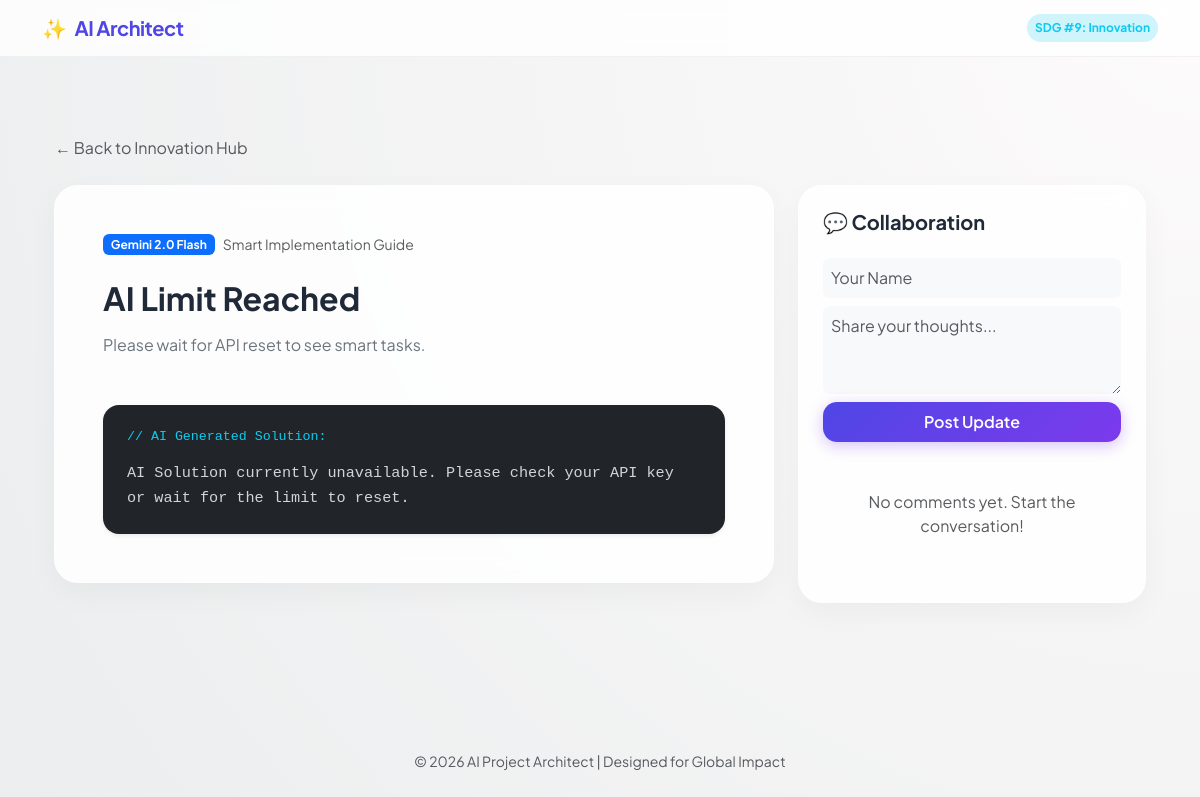
Screenshot of /task/7/ with the database file from the repository.
### boards/models.py (models this page shows, shortened)
class Task(models.Model):
    STATUS_CHOICES = [('TODO', 'To Do'), ('DONE', 'Done')]
    project = models.ForeignKey(Project, on_delete=models.CASCADE, related_name='tasks')
    title = models.CharField(max_length=200)
    description = models.TextField()
    status = models.CharField(max_length=10, choices=STATUS_CHOICES, default='TODO')

### boards/views.py (the view, shortened to what this page needs)
# urls.py: path('task/<int:task_id>/', views.task_detail, name='task_detail'),
def task_detail(request, task_id):
    task = get_object_or_404(Task, id=task_id)
    if request.method == "POST":
        author = request.POST.get('author_name')
        content = request.POST.get('comment_text')
        if content:
            Comment.objects.create(task=task, author_name=author, text=content)
            return redirect('task_detail', task_id=task.id)
    api_key = os.getenv("GEMINI_API_KEY")
    solution = "AI Solution currently unavailable. Please check your API key or wait for the limit to reset."
    comments = task.comments.all().order_by('-created_at')
    return render(request, 'boards/task_detail.html', {'task': task, 'solution': solution, 'comments': comments})

### boards/templates/boards/task_detail.html (shortened to what this page needs)
{% extends 'boards/base.html' %}
{% block content %}
<div class="container py-5">
    <a href="{% url 'dashboard' %}" class="btn btn-link text-decoration-none text-muted mb-4 p-0">← Back to Innovation Hub</a>
    <div class="row">
        <div class="col-lg-8">
            <div class="glass-card p-5 mb-4">
                <div class="d-flex align-items-center mb-4">
                    <span class="badge bg-primary me-2">Gemini 2.0 Flash</span>
                    <span class="text-muted small">Smart Implementation Guide</span>
                </div>
                <h2 class="fw-bold mb-3">{{ task.title }}</h2>
                <p class="text-secondary mb-5">{{ task.description }}</p>
                <div class="bg-dark text-light p-4 rounded-4 shadow-sm" style="font-family: 'Consolas', monospace; font-size: 0.95rem;">
                    <h6 class="text-info small mb-3">// AI Generated Solution:</h6>
                    <div style="white-space: pre-wrap; line-height: 1.6; color: #d1d5db;">{{ solution }}</div>
                </div>
            </div>
        </div>
        <div class="col-lg-4">
            <div class="glass-card p-4">
                <h5 class="fw-bold mb-4">💬 Collaboration</h5>
                <form method="POST" class="mb-4">
                    <input type="text" name="author_name" class="form-control mb-2 border-0 bg-light p-2" placeholder="Your Name" required>
                    <textarea name="comment_text" class="form-control mb-2 border-0 bg-light p-2" rows="3" placeholder="Share your thoughts..." required></textarea>
                    <button type="submit" class="btn btn-smart w-100 py-2">Post Update</button>
                </form>
                <div style="max-height: 450px; overflow-y: auto;">
                    {% for comment in comments %}
                    <div class="p-3 bg-white rounded-3 mb-2 shadow-sm border-start border-4 border-primary">
                        <div class="d-flex justify-content-between x-small">
                            <span class="fw-bold text-primary">{{ comment.author_name }}</span>
                            <span class="text-muted small">{{ comment.created_at|timesince }} ago</span>
                        </div>
                        <p class="small mb-0 mt-1 text-dark">{{ comment.text }}</p>
                    </div>
                    {% empty %}
                    <p class="text-center text-muted py-4">No comments yet. Start the conversation!</p>
                    {% endfor %}
                </div>
            </div>
        </div>
    </div>
</div>
{% endblock %}

### boards/templates/boards/base.html (style rules this page uses)
:root { --primary: #4f46e5; --secondary: #7c3aed; --accent: #06b6d4; --glass: rgba(255, 255, 255, 0.85); --bg-gradient: radial-gradient(circle at top right, #fdfbfb 0%, #ebedee 100%); }
body { background: var(--bg-gradient); color: #1f2937; font-family: 'Plus Jakarta Sans', sans-serif; min-height: 100vh; }
.glass-card { background: var(--glass); backdrop-filter: blur(12px); -webkit-backdrop-filter: blur(12px); border: 1px solid rgba(255, 255, 255, 0.4); border-radius: 24px; box-shadow: 0 10px 30px rgba(0, 0, 0, 0.04); transition: all 0.4s cubic-bezier(0.175, 0.885, 0.32, 1.275); }
.btn-smart { background: linear-gradient(135deg, var(--primary), var(--secondary)); color: white !important; border: none; border-radius: 14px; padding: 12px 28px; font-weight: 600; box-shadow: 0 4px 15px rgba(124, 58, 237, 0.3); transition: 0.3s all ease; }

### rows the page displays
Task: title "AI Limit Reached", description "Please wait for API reset to see smart tasks."

### other values shown
{{ solution }} "AI Solution currently unavailable. Please check your API key or wait for the limit to reset."
